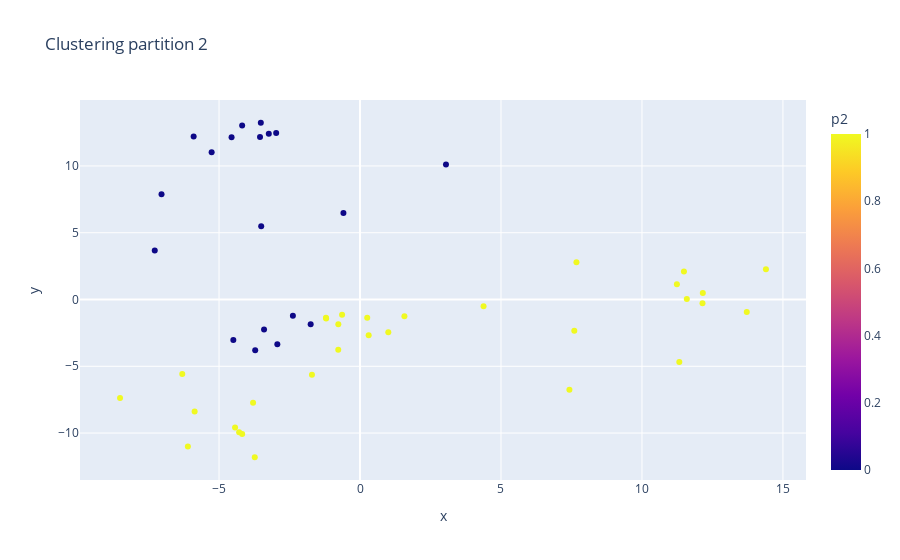

Source (notebook cell):
### Markdown cell above
#### Partition 2
Partition 2 seems to have roughly clustered it into 'living things' and 'non-living things', with 'door wood creaks' being an exception.

### Code cell
px.scatter(df, x='x', y='y', color='p2',hover_data=['class'], title='Clustering partition 2')

### Figure 1 — Plotly figure (JSON) as saved in the notebook; plotly's stock layout.template omitted (floating-point values rounded to 4 significant figures)
{"data": [{"customdata": [["dog"], ["rooster"], ["pig"], ["cow"], ["frog"], ["cat"], ["hen"], ["insects"], ["sheep"], ["crow"], ["rain"], ["sea waves"], ["crackling fire"], ["crickets"], ["chirping birds"], ["water drops"], ["wind"], ["pouring water"], ["toilet flush"], ["thunderstorm"], ["crying baby"], ["sneezing"], ["clapping"], ["breathing"], ["coughing"], ["footsteps"], ["laughing"], ["brushing teeth"], ["snoring"], ["drinking sipping"], ["door wood knock"], ["mouse click"], ["keyboard typing"], ["door wood creaks"], ["can opening"], ["washing machine"], ["vacuum cleaner"], ["clock alarm"], ["clock tick"], ["glass breaking"], ["helicopter"], ["chainsaw"], ["siren"], ["car horn"], ["engine"], ["train"], ["church bells"], ["airplane"], ["fireworks"], ["hand saw"]], "hovertemplate": "x=%{x}<br>y=%{y}<br>class=%{customdata[0]}<br>p2=%{marker.color}<extra></extra>", "legendgroup": "", "marker": {"color": [0, 0, 0, 0, 0, 0, 0, 0, 0, 0, 1, 1, 1, 0, 0, 1, 1, 1, 1, 1, 0, 0, 1, 0, 0, 1, 0, 1, 0, 1, 1, 1, 1, 0, 1, 1, 1, 1, 1, 1, 1, 1, 1, 1, 1, 1, 1, 1, 1, 1], "coloraxis": "coloraxis", "symbol": "circle"}, "mode": "markers", "name": "", "orientation": "v", "showlegend": false, "type": "scatter", "x": [-2.974, -3.518, -5.263, -4.556, -7.04, 3.049, -4.18, -3.505, -5.901, -3.236, 0.3071, 1.003, -0.7721, -7.281, -3.546, -6.105, 1.574, -3.733, 7.427, 0.2555, -3.404, -3.718, -1.201, -1.75, -4.493, -0.6357, -2.932, -3.793, -2.381, -4.18, -4.431, -8.511, -5.865, -0.5887, -4.287, 7.6, 11.33, 4.382, -6.304, -1.208, 12.16, 11.59, 11.49, 7.677, 12.15, 13.72, 11.24, 14.4, -0.7692, -1.705], "xaxis": "x", "y": [12.47, 13.24, 11.02, 12.16, 7.882, 10.11, 13.03, 5.481, 12.21, 12.41, -2.675, -2.449, -3.754, 3.667, 12.16, -11.0, -1.254, -11.81, -6.748, -1.361, -2.245, -3.804, -1.417, -1.847, -3.023, -1.148, -3.341, -7.731, -1.216, -10.06, -9.581, -7.379, -8.376, 6.477, -9.948, -2.346, -4.682, -0.4963, -5.579, -1.374, 0.4898, 0.03539, 2.096, 2.798, -0.2756, -0.9293, 1.137, 2.265, -1.854, -5.642], "yaxis": "y"}], "layout": {"coloraxis": {"colorbar": {"title": {"text": "p2"}}, "colorscale": [[0, "#0d0887"], [0.1111, "#46039f"], [0.2222, "#7201a8"], [0.3333, "#9c179e"], [0.4444, "#bd3786"], [0.5556, "#d8576b"], [0.6667, "#ed7953"], [0.7778, "#fb9f3a"], [0.8889, "#fdca26"], [1, "#f0f921"]]}, "legend": {"tracegroupgap": 0}, "title": {"text": "Clustering partition 2"}, "xaxis": {"anchor": "y", "domain": [0, 1], "title": {"text": "x"}}, "yaxis": {"anchor": "x", "domain": [0, 1], "title": {"text": "y"}}}}
